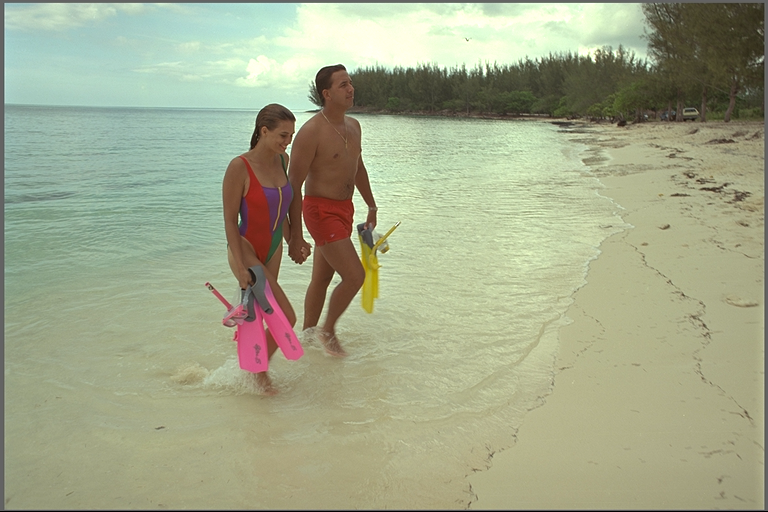
%> input picture Codes/kodim12.png, 768 x 512 px
$ octave tesst123.m   (GNU Octave 9; MATLAB toolbox functions it lacks are replaced by stand-ins)
%> lines starting %> are read from the running program, lines starting %| are printed output that depends on the picture; long printed decimals are rounded
### Codes/emresample.m
function [Pmap,cen,RN,RS,Y,varargout] = emresample(img,N,varargin)
% PMAP = EMRESAMPLE(IMG,N) computes the p-map for a grayscale image IMG
%    using a square window of length 2*N+1
%
% [PMAP, ALPHA, SIGMA, ITER] = EMRESAMPLE(...) returns the number of EM
%      iterations and computed ALPHA and SIGMA
% [...] = EMRESAMPLE(..., OPTIONS)
%     'verbose'   -- prints out current iteration
%
% warning: the code runs very slow for image sizes  larger than 128x128
%
% New version: EM is performed for a random subset of the blocks
% Last updated December 10, 2011
RN = 0;
RS = 0;
%MAXITER = 100;
MAXITER = 100;
EPSILON = 1e-3;
MAXBLOCKS = 3.5e3;
p0 = 1/256;

if(size(img,3)~=1)
    error('Image must be grayscale.')
end

if(nargin>2)
    verbose = (varargin{1}=='verbose');
else
    verbose = 0;
end

wlen = 2*N+1; % window length
cen = floor(wlen^2/2) + 1;  % center element
[height width] = size(img);

% create column image
imcol = im2col(img,[wlen wlen]);
[~,nblocks] = size(imcol);
Y = imcol';
Y(:,cen) = []; % delete center element

fprintf('imcol :');
%disp(imcol);

% initialize parameters
alpha = rand(1,wlen^2-1)';
alpha = alpha./sum(alpha(:)); % normalize weights
sigma = 0.75;
%fprintf('value of alpha :');
 %disp(alpha);
% extract center pixel of each block
y = img(N+1:end-N,N+1:end-N);
y = y(:);

% select random subset to perform EM
idx_rand = randperm(nblocks);
idx = idx_rand(1:min(MAXBLOCKS,nblocks));

Yt = Y(idx,:);
yt = y(idx,:);

if(verbose==1)
    fprintf('Current EM Iteration\n')
end


for iter = 1:MAXITER
    prev = alpha;

    if(verbose==1)
        disp(iter)
    end

    % E-step
    R = yt - Yt*alpha;  % find residuals
    %fprintf('value of R :');
    %disp(R);
    %R = yt - Yt.*alpha;  % find residuals
    P = 1/(sigma*sqrt(2*pi)) * exp(-R.^2/(2*sigma.^2)); % find probablities
    w = P./(P+p0);                                       %posterior probability

    RN = (RN+R(MAXITER))/length(R);
    RS= RS+R(MAXITER);

    % M-step
    sigma = sqrt( sum(w.*R.^2)/sum(w) );
    alpha = (Yt'*diag(w)*Yt) \ Yt'*diag(w)*yt;    %new alpha
    %fprintf('value of M alpha :');
    %disp(alpha)
    if(max(abs(prev-alpha))<EPSILON)
        break;
    end

end

if(verbose==1)
    fprintf('Number of iterations = %i\n',iter);
    fprintf('sigma = %.5f\n',sigma);
end

Pmap = 1/(sigma*sqrt(2*pi)) * exp(-(y-Y*alpha).^2/(2*sigma.^2));
Ndecimals = 2 ;
f = 10.^Ndecimals ;
Pmap= round(f*Pmap)/f ;

Pmap = reshape(Pmap,[height-2*N width-2*N]);
fprintf('Pmap Value : ');
disp(Pmap);

% optional outputs
if(nargout==1)
    varargout{1} = alpha;
elseif(nargout==2)
    varargout{1} = alpha;
    varargout{2} = sigma;
elseif(nargout==3)
    varargout{1} = alpha;
    varargout{2} = sigma;
    varargout{3} = iter;
end


### Codes/tesst123.m
close all;
clear all;
clc;


% ==========================================
% IMAGE PARAMETERS
impath = 'F:\Project\Test\resampling\resampling';
imprefix = 'kodim';
imIdx = 8;
cropCorner = [100 100];

% RESAMPLING PARAMETERS
%resampleRatio = 1 + ([0 2.5 5 10] ./ 100);
resampleRatio = 1.1;

N = 2;   % window size
M = 64; % block size
% ==========================================

if(imIdx < 10)
    impath = sprintf('%s/%s0%i.png',impath,imprefix,imIdx);
% [4 lines of commented-out code are left out]
end

im  = imread('kodim12.png');
%> im is the input picture: size 512x768x3 uint8; mean R, G, B 161.6, 167, 137.9
[H,W,~] = size(im);
%> H = 512; W = 768

for k = 1:length(resampleRatio)
    r = resampleRatio(k);
    cropWidth = floor(M/r);


    img = double(im(cropCorner(1):cropCorner(1)+cropWidth-1, ...
                    cropCorner(2):cropCorner(2)+cropWidth-1));
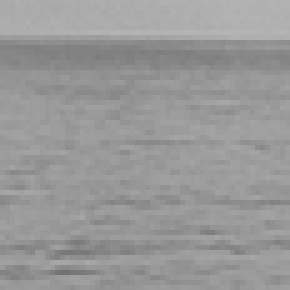
%> img: size 58x58 double (shown 5 times larger); min 113, max 181, mean 152.8

    %abve code only snips jst one part of box in the main image ,
    %100:157,100:157, should alter this to crop multiple segments using
    %imcrop.


    %disp(size(img));

    img = imresize(img,[M M],'bilinear');
%> img: size 64x64 double

    [pmap,cen,RN,RS,Y] = emresample(img,N,'verbose');
%> in emresample, `verbose = (varargin{1}=='verbose');`: verbose = [true true true true true true true]
%> in emresample, `y = img(N+1:end-N,N+1:end-N);`:
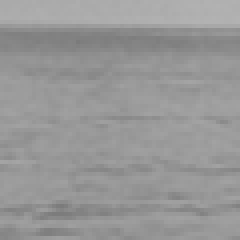
%> y: size 60x60 double (shown 4 times larger); min 124, max 178.6, mean 152
%> in emresample, `y = y(:);`: y = 3600 values, max 178.6 at index 2946, min 124 at index 1151, mean 152
%> in emresample, `yt = y(idx,:);`: yt = 3500 values, max 178.6 at index 1792, min 124 at index 3357, mean 152
%> the loop in emresample, `for iter = 1:MAXITER` made 8 passes
%> (RN, RS, sigma) on passes 1 to 8: (-0.00441, -15.44, 1.32), (-0.00105, -19.1, 1.11), (-0.000247, -19.96, 0.717), (-0.000229, -20.76, 0.639), (-0.000235, -21.58, 0.615), (-0.000235, -22.41, 0.606), (-0.000235, -23.23, 0.603), (-0.000235, -24.05, 0.601)
%| sigma = 0.6015
%> in emresample, `Pmap = 1/(sigma*sqrt(2*pi)) * exp(-(y-Y*alpha).^2/(2*sigma.^2));`: Pmap = 3600 values, max 0.663 at index 166, min 4.33e-18 at index 521, mean 0.472
%> in emresample, `Pmap= round(f*Pmap)/f ;`: Pmap = 3600 values, max 0.66 at index 5, min 0 at index 354, mean 0.471
%> in emresample, `Pmap = reshape(Pmap,[height-2*N width-2*N]);`:
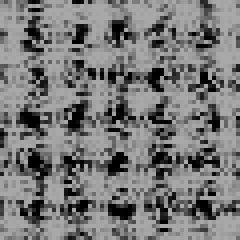
%> Pmap: size 60x60 double (shown 4 times larger); min 0, max 0.66, mean 0.471
%> cen = 13; RN = -0.000235; RS = -24.05
    %fprintf('Pmap');
    %disp(pmap);              %probability


     periodicitymap = fft2(pmap);
    % fprintf('fmap');
   %  disp(periodicitymap);
     %y = highpass(periodicitymap,0.00001)

   realPeriodicityMap = abs(periodicitymap);
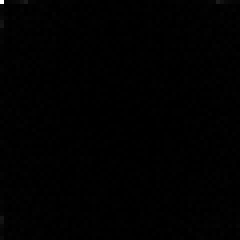
%> realPeriodicityMap: size 60x60 double (shown 4 times larger); min 0.0701, max 1697.1, mean 9.9; drawn with min black and max white
   Ndecimals = 2 ;
    f = 10.^Ndecimals ;
 realPeriodicityMap= round(f*realPeriodicityMap)/f ;

  fprintf(' realPeriodicityMap');
  disp(realPeriodicityMap);

  periodicitymapRow = reshape(realPeriodicityMap, 1, []);
%> periodicitymapRow = 3600 values, max 1697.1 at index 1, min 0.07 at index 1804, mean 9.9
  %disp(periodicitymapRow);
  n = 4;
  m=2;
  sum = 0;

  [sortedVal, sortedInds] = sort(periodicitymapRow,'descend');
%> sortedVal = 3600 values, max 1697.1 at index 1, min 0.07 at index 3599, mean 9.9; sortedInds = 3600 values, max 3600 at index 1154, min 1 at index 1, mean 1800.5
  top4 = sortedVal(1:4)
%> top4 = [1697.1 174.6 174.6 136.5]


    for ii = 1 : N

       sum = sum + top4(ii);

    end
%> this loop made 2 passes
%> sum on passes 1 to 2: 1697.1, 1871.7
      fprintf('Sum : ');
      disp(sum);
%| Pmap Value :  realPeriodicityMapSum : 1871.7

      f1 = (m*sqrt(sum));
%> f1 = 86.53
      fprintf('Feature 01 : ');
      disp(f1);
%| Feature 01 : 86.527


 %%%%%%%%%%%%%%%%%%%%%%%%%%%%%%%%%%%%%%%%%%%%%%%%%%%%%%%%%%%%%%%%%%%%%%%%%%%%%%%%%%%%%%%%%%%%%%%%%%%%%%%%%
 %Extracting second feature


%maxCoeff =  max(periodicitymapRow(:));
[ max_value, max_index ] = max( periodicitymapRow );
%> max_value = 1697.1; max_index = 1
%maxCoeff =  max(periodicitymapRow);
%disp(max_value );


%%%%%%%%%%%%%%%%%%%%%%%%%%%%%%%%%%%%%%%%%%%%%%%%%%%%%%%%%%%%%%%%%%%%%%%%%%%%%%%%%%%%%%%%%%%%%%%%%%%%%%%%%
%Extracting Feature 3

for h = 1 : H
    for w = 1:W
 % value = pdist2([cen H],[cen W],'euclidean');
   f3 = sqrt((cen-H)^2 + (cen-W)^2);

    end
end

   fprintf('Feature 03 : ');
   disp(f3);
%| Feature 03 : 905.00
%value = sqrt((cen-m)^2 + (cen-n)^2);

%%%%%%%%%%%%%%%%%%%%%%%%%%%%%%%%%%%%%%%%%%%%%%%%%%%%%%%%%%%%%%%%%%%%%%%%%%%%%%%%%%%%%%%%%%%%%%%%%%%%%%%%%
%Extracting Feature 4
  sumf4 = 0;
  f4 = ((100*RS).^m)/100;
%> f4 = 57840.8
  fprintf('Feature 04 : ');
  disp(f4);
%| Feature 04 : 5.7841e+04

%%%%%%%%%%%%%%%%%%%%%%%%%%%%%%%%%%%%%%%%%%%%%%%%%%%%%%%%%%%%%%%%%%%%%%%%%%%%%%%%%%%%%%%%%%%%%%%%%%%%%%%%%%%%%
%Extracting Feature 5

       sumf5 = 0 ;
       f5 = ((10000*RN)^m) /100;
%> f5 = 0.055
       fprintf('Feature 05 : ');
       disp(f5);
%| Feature 05 : 0.05501

%%%%%%%%%%%%%%%%%%%%%%%%%%%%%%%%%%%%%%%%%%%%%%%%%%%%%%%%%%%%%%%%%%%%%%%%%%%%%%%%%%%%%%%%%%%%%%%%%%%%%%%%%%%%
%create feature array

feature_array = [f1,f3,f4,f5];
%> feature_array = [86.53 905 57840.8 0.055]
fprintf('Original Values : ');

for  le = 1:length(feature_array)
      disp(feature_array(le));

end
%> this loop made 4 passes
%| Original Values : 86.527
%| 905.00
%| 5.7841e+04
%| 0.05501
fprintf('##############################');
fprintf('\n');


minVal = min(feature_array);
%> minVal = 0.055
%disp(minVal);
feature_array=feature_array - minVal;
%> feature_array = [86.47 904.9 57840.7 0]

maxVal = max(feature_array);
%> maxVal = 57840.7
feature_array = feature_array / maxVal;
%> feature_array = [0.00149 0.0156 1 0]

disp( feature_array);
%|    0.0015   0.0156   1.0000        0


end

$ run again, with Codes/kodim02.png copied over Codes/kodim12.png
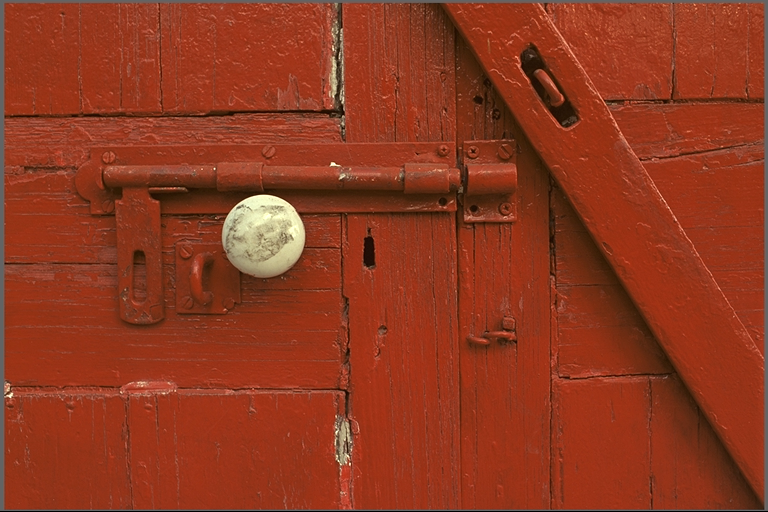
%> input picture Codes/kodim02.png, 768 x 512 px
%> im is the input picture: size 512x768x3 uint8; mean R, G, B 142.9, 56.4, 31.2
%> verbose = [true true true true true true true]
%> in emresample, `y = img(N+1:end-N,N+1:end-N);`:
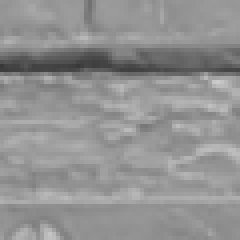
%> y: size 60x60 double (shown 4 times larger); min 56.81, max 204, mean 146.5
%> in emresample, `y = y(:);`: y = 3600 values, max 204 at index 3261, min 56.81 at index 1157, mean 146.5
%> yt = 3500 values, max 204 at index 2459, min 56.81 at index 2117, mean 146.5
%> the loop in emresample, `for iter = 1:MAXITER` made 8 passes
%> (RN, RS, sigma) on passes 1 to 8: (-0.0034, -11.9, 1.36), (-0.00133, -16.56, 1.94), (-0.000466, -18.19, 1.34), (-0.000288, -19.2, 1.08), (-0.000275, -20.16, 0.992), (-0.000273, -21.12, 0.954), (-0.000273, -22.07, 0.936), (-0.000273, -23.03, 0.928)
%| sigma = 0.928
%> in emresample, `Pmap = 1/(sigma*sqrt(2*pi)) * exp(-(y-Y*alpha).^2/(2*sigma.^2));`: Pmap = 3600 values, max 0.43 at index 156, min 1.52e-16 at index 3081, mean 0.303
%> in emresample, `Pmap= round(f*Pmap)/f ;`: Pmap = 3600 values, max 0.43 at index 3, min 0 at index 11, mean 0.303
%> in emresample, `Pmap = reshape(Pmap,[height-2*N width-2*N]);`:
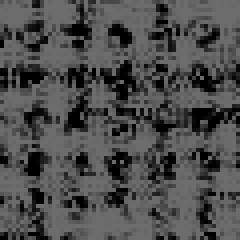
%> Pmap: size 60x60 double (shown 4 times larger); min 0, max 0.43, mean 0.303
%> `[pmap,cen,RN,RS,Y] = emresample(img,N,'verbose');`: cen = 13; RN = -0.000273; RS = -23.03
%> periodicitymapRow = 3600 values, max 1090.2 at index 1, min 0.14 at index 1165, mean 6.45
%> sortedVal = 3600 values, max 1090.2 at index 1, min 0.14 at index 3599, mean 6.45; sortedInds = 3600 values, max 3600 at index 95, min 1 at index 1, mean 1800.5
%> top4 = [1090.2 116.3 116.3 113.7]
%> the loop `for ii = 1 : N` made 2 passes
%> sum on passes 1 to 2: 1090.2, 1206.6
%| Pmap Value :  realPeriodicityMapSum : 1206.6
%> f1 = 69.47
%| Feature 01 : 69.472
%> max_value = 1090.2; max_index = 1
%| Feature 03 : 905.00
%> f4 = 53040.8
%| Feature 04 : 5.3041e+04
%> f5 = 0.0746
%| Feature 05 : 0.07459
%> `feature_array = [f1,f3,f4,f5];`: feature_array = [69.47 905 53040.8 0.0746]
%> the loop `for  le = 1:length(feature_array)` made 4 passes
%| Original Values : 69.472
%| 905.00
%| 5.3041e+04
%| 0.07459
%> minVal = 0.0746
%> `feature_array=feature_array - minVal;`: feature_array = [69.4 904.9 53040.7 0]
%> maxVal = 53040.7
%> `feature_array = feature_array / maxVal;`: feature_array = [0.00131 0.0171 1 0]
%|    0.0013   0.0171   1.0000        0

$ run again, with Codes/kodim04.png copied over Codes/kodim12.png
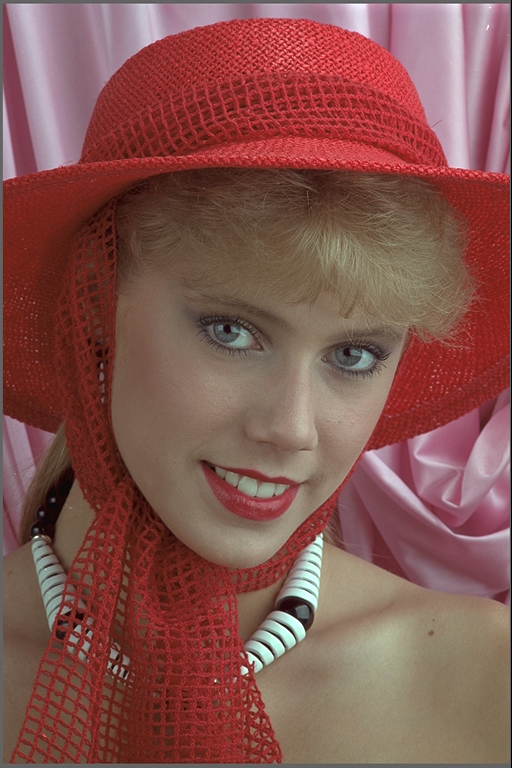
%> input picture Codes/kodim04.png, 512 x 768 px
%> im is the input picture: size 768x512x3 uint8; mean R, G, B 131.9, 84.1, 78.4
%> verbose = [true true true true true true true]
%> in emresample, `y = img(N+1:end-N,N+1:end-N);`:
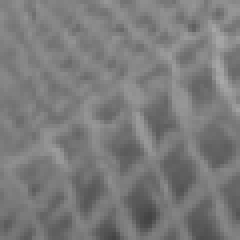
%> y: size 60x60 double (shown 4 times larger); min 67.29, max 169.7, mean 123.1
%> in emresample, `y = y(:);`: y = 3600 values, max 169.7 at index 3321, min 67.29 at index 2275, mean 123.1
%> yt = 3500 values, max 169.7 at index 428, min 67.29 at index 1849, mean 123
%> the loop in emresample, `for iter = 1:MAXITER` made 9 passes
%> (RN, RS, sigma) on passes 1 to 8: (-0.00119, -4.16, 1.38), (-0.000205, -4.88, 2.06), (0.00029, -3.86, 1.21), (0.000344, -2.66, 1.03), (0.000348, -1.44, 0.969), (0.000352, -0.207, 0.942), (0.000354, 1.03, 0.93), (0.000356, 2.28, 0.924)
%| sigma = 0.9208
%> in emresample, `Pmap = 1/(sigma*sqrt(2*pi)) * exp(-(y-Y*alpha).^2/(2*sigma.^2));`: Pmap = 3600 values, max 0.433 at index 2813, min 3.8e-14 at index 2349, mean 0.305
%> in emresample, `Pmap= round(f*Pmap)/f ;`: Pmap = 3600 values, max 0.43 at index 1, min 0 at index 310, mean 0.305
%> in emresample, `Pmap = reshape(Pmap,[height-2*N width-2*N]);`:
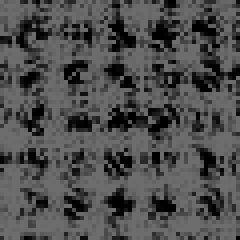
%> Pmap: size 60x60 double (shown 4 times larger); min 0, max 0.43, mean 0.305
%> `[pmap,cen,RN,RS,Y] = emresample(img,N,'verbose');`: cen = 13; RN = 0.000356; RS = 3.52
%> periodicitymapRow = 3600 values, max 1096.4 at index 1, min 0.14 at index 1466, mean 6.52
%> sortedVal = 3600 values, max 1096.4 at index 1, min 0.14 at index 3599, mean 6.52; sortedInds = 3600 values, max 3600 at index 75, min 1 at index 1, mean 1800.5
%> top4 = [1096.4 106.8 106.8 93.25]
%> the loop `for ii = 1 : N` made 2 passes
%> sum on passes 1 to 2: 1096.4, 1203.2
%| Pmap Value :  realPeriodicityMapSum : 1203.2
%> f1 = 69.38
%| Feature 01 : 69.375
%> max_value = 1096.4; max_index = 1
%| Feature 03 : 905.00
%> f4 = 1241
%| Feature 04 : 1241.0
%> f5 = 0.127
%| Feature 05 : 0.1270
%> `feature_array = [f1,f3,f4,f5];`: feature_array = [69.38 905 1241 0.127]
%> the loop `for  le = 1:length(feature_array)` made 4 passes
%| Original Values : 69.375
%| 905.00
%| 1241.0
%| 0.1270
%> minVal = 0.127
%> `feature_array=feature_array - minVal;`: feature_array = [69.25 904.9 1240.9 0]
%> maxVal = 1240.9
%> `feature_array = feature_array / maxVal;`: feature_array = [0.0558 0.729 1 0]
%|    0.0558   0.7292   1.0000        0
